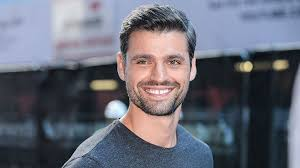
#> input picture images/img2.jpg, 300 x 168 px, found by its file name
$ python image_detection.py
#> lines starting #> are read from the running program, lines starting #| are printed output that depends on the picture; after the words box and inside, x2 and y2 are one past the last pixel; in counts of white or black regions, pixels touching at a corner belong together
import cv2

face_cascade = cv2.CascadeClassifier('haarcascade_frontalface_default.xml')
#eye_cascade = cv2.CascadeClassifier('haarcascade_eye.xml')
smile_cascade = cv2.CascadeClassifier('haarcascade_smile.xml')


image = cv2.imread('C:/Users/Lenovo/Downloads/Face detection using opencv/images/img2.jpg')
#> image is the input picture: shape (168, 300, 3); mean B, G, R 117.7, 105.6, 103.1

gray = cv2.cvtColor(image, cv2.COLOR_BGR2GRAY)
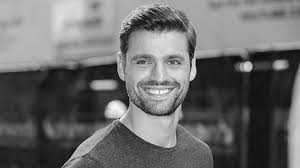
#> gray: shape (168, 300); min 1, max 255, mean 106.3


# Creating an object faces
faces= face_cascade.detectMultiScale (gray, 1.3,10)
#> faces = [[121, 32, 77, 77]]
# Drawing rectangle around the face
for(x , y,  w,  h) in faces:
  cv2.rectangle(image, (x,y) ,(x+w, y+h), (0,255,0), 2)

  # Creating two objects of interest
  roi_gray = gray[y:y+h, x:x+w]
  roi_color = image[y:y+h, x:x+w]

  #eyes = eye_cascade.detectMultiScale(roi_gray)
  #for (x_eye, y_eye, w_eye, h_eye) in eyes:
    #cv2.rectangle(roi_color,(x_eye, y_eye),(x_eye+w_eye, y_eye+h_eye), (0, 0, 255), 3)

  smile = smile_cascade.detectMultiScale(roi_gray,1.3,10)
  for (x_smile, y_smile, w_smile, h_smile) in smile:
      cv2.rectangle(roi_color,(x_smile, y_smile),(x_smile + w_smile, y_smile + h_smile), (255, 0, 0), 3)
#> this loop made 1 pass
#> (x, y, w, h, smile) on pass 1: (121, 32, 77, 77, [[20, 50, 36, 18]])
#> pass 1, `roi_gray = gray[y:y+h, x:x+w]`:
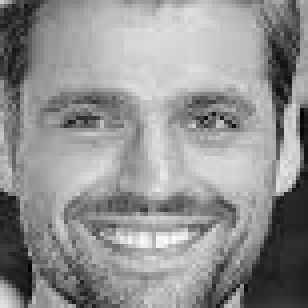
#> roi_gray: shape (77, 77) (shown 4 times larger); min 1, max 251, mean 145.5
#> pass 1, `roi_color = image[y:y+h, x:x+w]`:
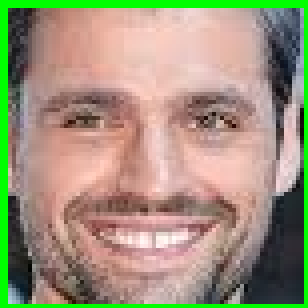
#> roi_color: shape (77, 77, 3) (shown 4 times larger); mean B, G, R 123.1, 148, 158.1
#> after the loop:
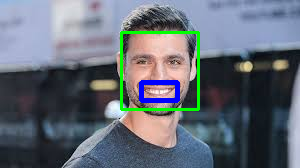
#> image: shape (168, 300, 3); 2.87% of pixels changed, all inside (x1, y1, x2, y2) = (120, 31, 200, 111)
#> after the loop:
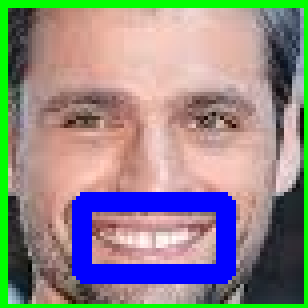
#> roi_color: shape (77, 77, 3) (shown 4 times larger); 8.91% of pixels changed, all inside (x1, y1, x2, y2) = (18, 48, 59, 71)
cv2.imshow("img",image)


cv2.waitKey()

$ run again, with images/img1.jpg copied over images/img2.jpg
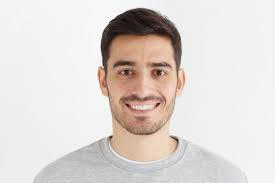
#> input picture images/img1.jpg, 275 x 183 px, found by its file name
#> image is the input picture: shape (183, 275, 3); mean B, G, R 211.9, 215.7, 222.8
#> faces = [[92, 32, 100, 100]]
#> the loop `for(x , y,  w,  h) in faces:` made 1 pass
#> (x, y, w, h, smile) on pass 1: (92, 32, 100, 100, [[25, 60, 52, 25]])
#> after the loop `for(x , y,  w,  h) in faces:`:
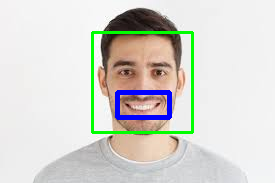
#> image: shape (183, 275, 3); 3.88% of pixels changed, all inside (x1, y1, x2, y2) = (91, 31, 194, 134)
#> after the loop `for(x , y,  w,  h) in faces:`:
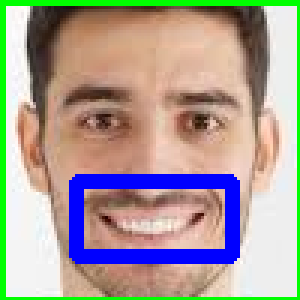
#> roi_color: shape (100, 100, 3) (shown 3 times larger); mean B, G, R 150.5, 160, 170.5
